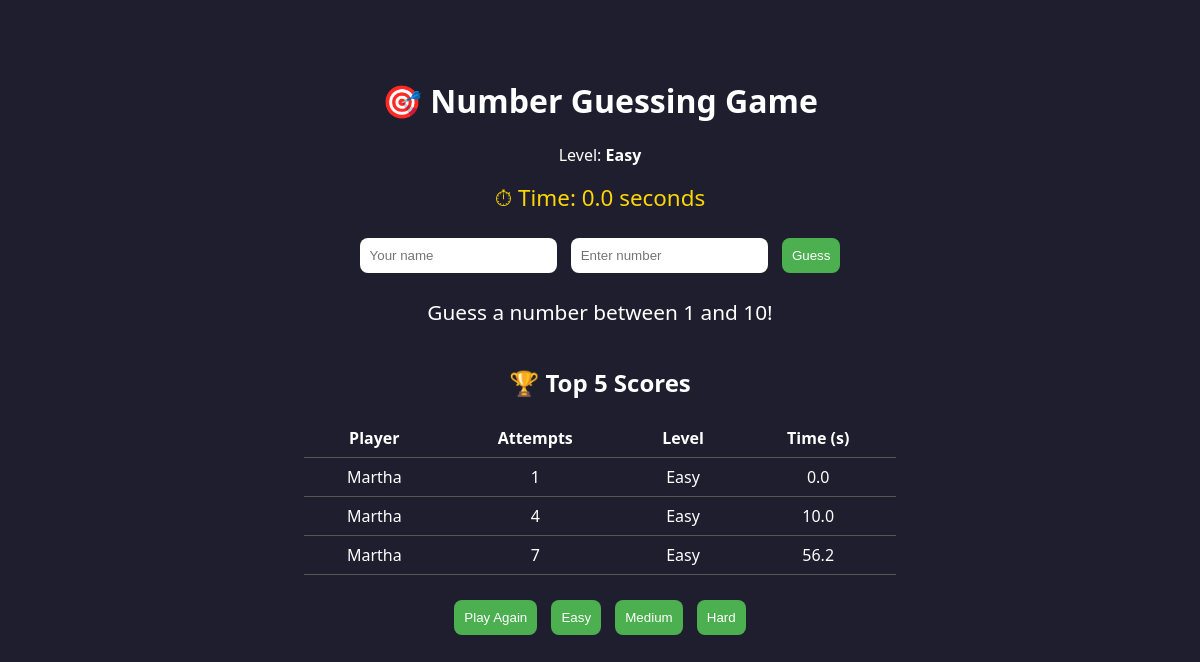
Before: / with the older database file.
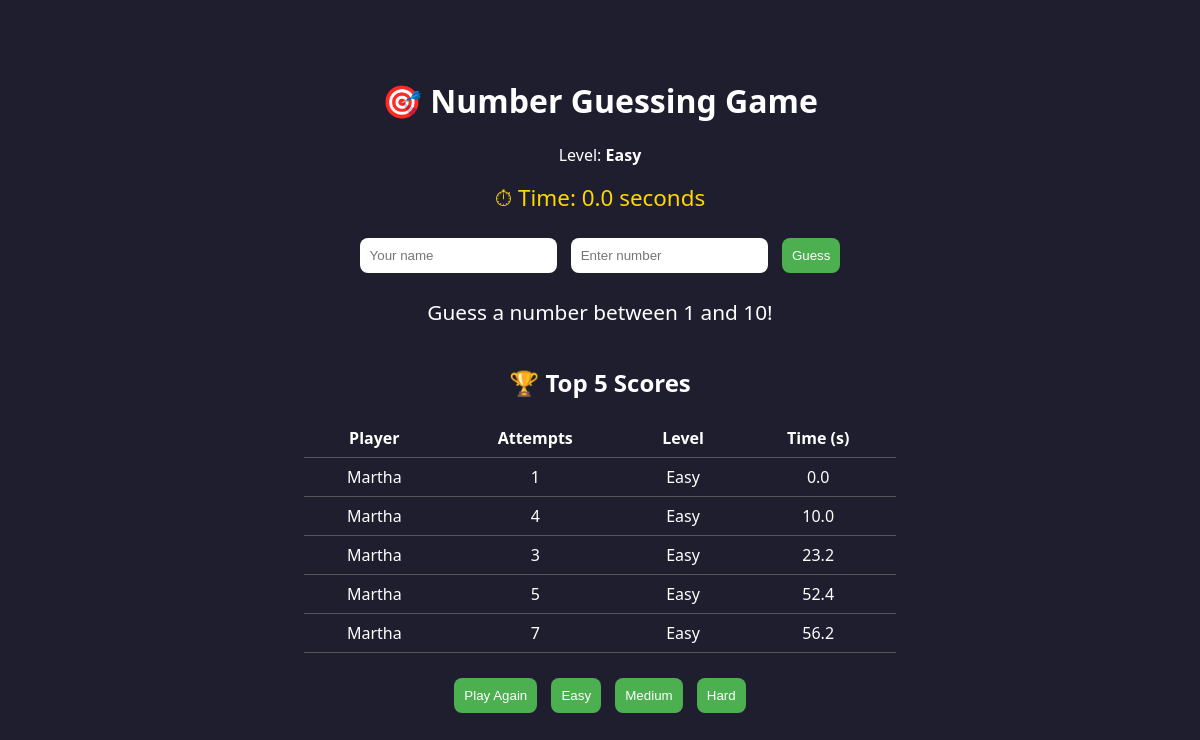
After: the same page with the newer database file.
### game/models.py (models this page shows, shortened)
class Score(models.Model):
    player_name = models.CharField(max_length=50)
    attempts = models.IntegerField()
    level = models.CharField(max_length=10)
    time_taken = models.FloatField(help_text="Seconds taken to guess correctly")
    date_played = models.DateTimeField(auto_now_add=True)

### game/views.py (the view, shortened to what this page needs)
# urls.py: path('', views.guess_number, name='guess_number'),
def guess_number(request):
    selected_level = request.GET.get('level')
    if selected_level and selected_level != request.session.get('level'):
        request.session.flush()
    if 'number' not in request.session:
        level = request.GET.get('level', 'Easy')
        max_number = {'Easy': 10, 'Medium': 50, 'Hard': 100}.get(level, 10)
        request.session['level'] = level
        request.session['number'] = random.randint(1, max_number)
        request.session['attempts'] = 0
        request.session['message'] = f'Guess a number between 1 and {max_number}!'
    message = request.session.get('message', '')
    number = request.session['number']
    attempts = request.session['attempts']
    level = request.session['level']
    scores = Score.objects.order_by('time_taken', 'attempts')[:5]
    return render(request, 'game/index.html', {
        'message': message,
        'level': level,
        'scores': scores
    })

### game/templates/game/index.html (shortened to what this page needs)
<!DOCTYPE html>
<html>
<head>
</head>
<body>
    <h1>🎯 Number Guessing Game</h1>
    <p>Level: <strong>{{ level }}</strong></p>
    <div class="timer">
        ⏱ Time: <span id="timer">0.0</span> seconds
    </div>
    <form method="POST">
        <input type="text" name="player_name" placeholder="Your name" required>
        <input type="number" name="guess" placeholder="Enter number" required>
        <button type="submit">Guess</button>
    </form>
    <div class="message">{{ message }}</div>
    <div class="scoreboard">
        <h2>🏆 Top 5 Scores</h2>
        <table>
            <tr>
                <th>Player</th>
                <th>Attempts</th>
                <th>Level</th>
                <th>Time (s)</th>
            </tr>
            {% for score in scores %}
            <tr>
                <td>{{ score.player_name }}</td>
                <td>{{ score.attempts }}</td>
                <td>{{ score.level }}</td>
                <td>{{ score.time_taken|floatformat:1 }}</td>
            </tr>
            {% empty %}
            <tr><td colspan="3">No scores yet.</td></tr>
            {% endfor %}
        </table>
    </div>
    <div style="margin-top: 20px;">
        <a href="/reset/"><button>Play Again</button></a>
        <a href="/?level=Easy"><button>Easy</button></a>
        <a href="/?level=Medium"><button>Medium</button></a>
        <a href="/?level=Hard"><button>Hard</button></a>
    </div>
</body>
</html>

### game/templates/game/index.html (style rules this page uses)
body { background-color: #1e1e2f; color: #fff; text-align: center; font-family: 'Segoe UI', sans-serif; padding-top: 50px; }
form { margin-top: 20px; }
input, select, button { padding: 10px; border-radius: 8px; border: none; margin: 5px; }
button { background-color: #4CAF50; color: white; cursor: pointer; }
.message { font-size: 1.3em; margin-top: 20px; }
.scoreboard { margin-top: 40px; }
table { margin: 0 auto; border-collapse: collapse; width: 50%; }
th, td { border-bottom: 1px solid #555; padding: 8px; }
.timer { font-size: 1.4em; color: #ffd700; margin-top: 15px; }

Changed rows visible on the page:
added Score: player_name "Martha", attempts "3", level "Easy", time_taken "23.2"
added Score: player_name "Martha", attempts "5", level "Easy", time_taken "52.4"
